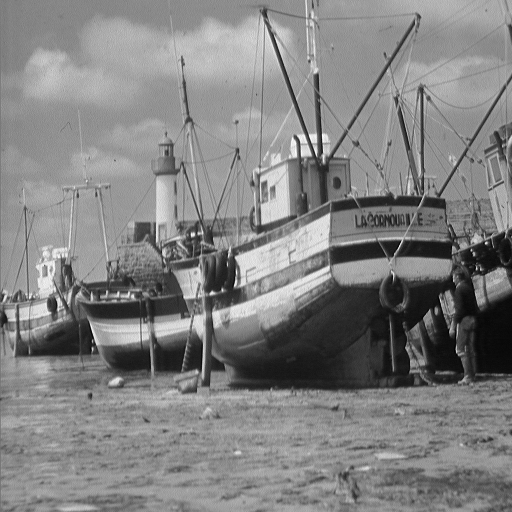
#> input picture AAU/Linear_algebra/practive_problems/Image_Compression_SVD/boat.png, 512 x 512 px
$ python SVD_problem.py
#> lines starting #> are read from the running program, lines starting #| are printed output that depends on the picture
import numpy as np
from PIL import Image
import matplotlib.pyplot as plt

# Load image into a matrix

def load_image(image_path):
#> called with image_path = 'boat.png'
    img = Image.open(image_path).convert("L")  # Load image and convert to grayscale
#> img is the input picture: PIL image 512x512 L; min 0, max 255, mean 129.7
    img_matrix = np.array(img, dtype=np.uint8)  # Convert image to numpy array
    return img_matrix

def perform_SVD(A: np.array) -> tuple:
    # Trin 1: Beregn A^T A og A A^T
    ATA = np.dot(A.T, A)
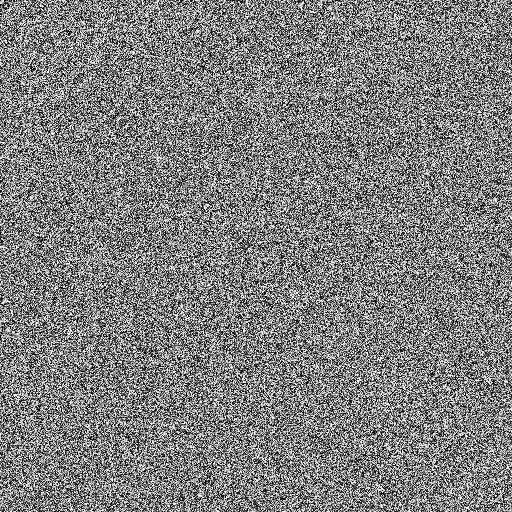
#> ATA: shape (512, 512); min 0, max 255, mean 127
    AAT = np.dot(A, A.T)
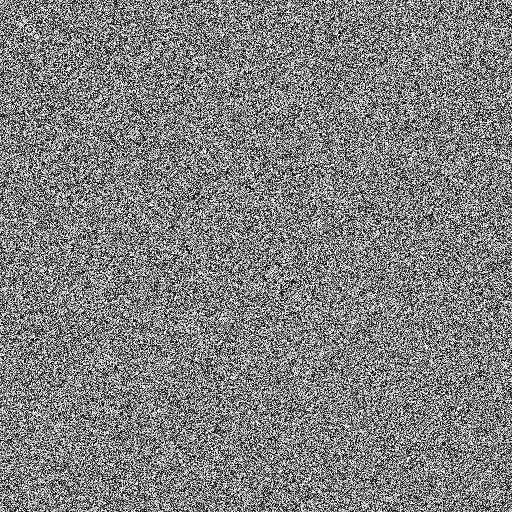
#> AAT: shape (512, 512); min 0, max 255, mean 128

    # Trin 2: Find egenværdier og egenvektorer for A^T A (til V)
    eigenvalues_ATA, V = np.linalg.eigh(ATA)  # eigh for symmetrisk matrix
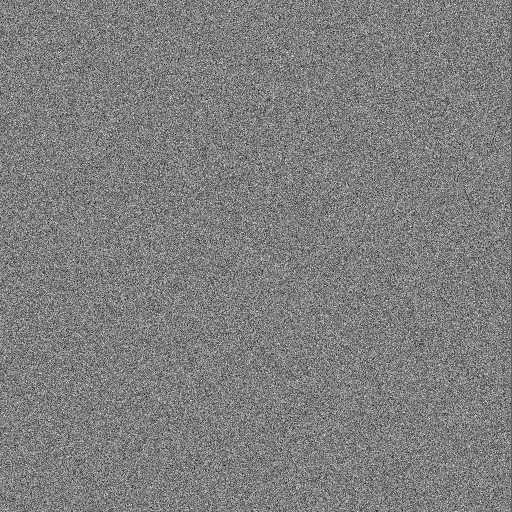
#> V: shape (512, 512) float64; min -0.19, max 0.192, mean -8.58e-05; drawn with min black and max white
#> eigenvalues_ATA = 512 values from -3273.5 to 65050.9
    idx = np.argsort(eigenvalues_ATA)[::-1]  # Sorter faldende
#> idx = 512 values, max 511 at index 0, min 0 at index 511, mean 255.5
    eigenvalues_ATA = eigenvalues_ATA[idx]
#> eigenvalues_ATA = 512 values, max 65050.9 at index 0, min -3273.5 at index 511, mean 132.7
    V = V[:, idx]
    V_T = V.T
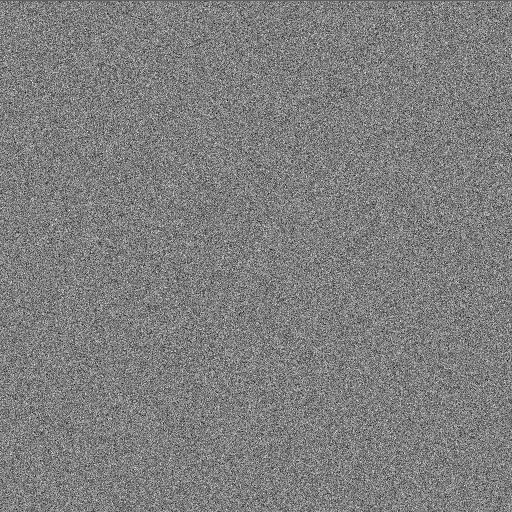
#> V_T: shape (512, 512) float64; min -0.19, max 0.192, mean -8.58e-05; drawn with min black and max white
    # Trin 3: Find egenværdier og egenvektorer for A A^T (til U)
    eigenvalues_AAT, U = np.linalg.eigh(AAT)
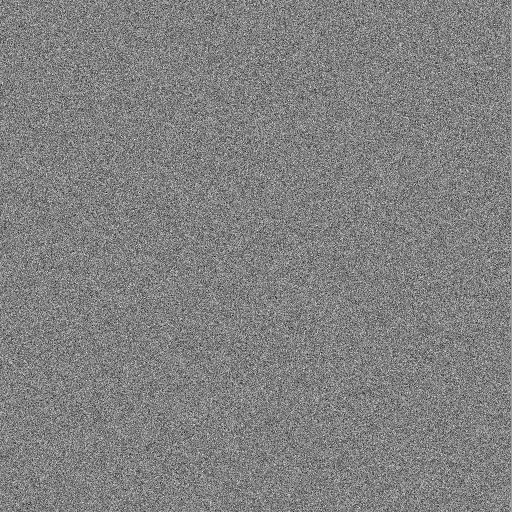
#> U: shape (512, 512) float64; min -0.207, max 0.202, mean 8.63e-05; drawn with min black and max white
#> eigenvalues_AAT = 512 values from -3325.8 to 65593.8
    idx = np.argsort(eigenvalues_AAT)[::-1]
    eigenvalues_AAT = eigenvalues_AAT[idx]
#> eigenvalues_AAT = 512 values, max 65593.8 at index 0, min -3325.8 at index 511, mean 128.7
    U = U[:, idx]
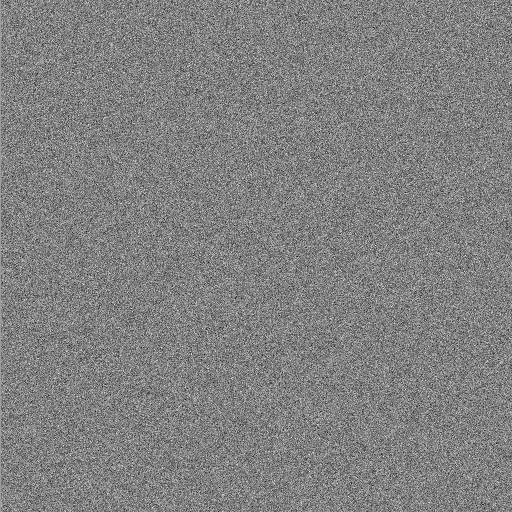
#> U: shape (512, 512) float64; min -0.207, max 0.202, mean 8.63e-05; drawn with min black and max white

    # Trin 4: Konstruér Sigma
    m, n = A.shape
#> m = 512; n = 512
    singular_values = np.sqrt(np.maximum(eigenvalues_ATA, 0))  # Undgå negative værdier
#> singular_values = 512 values, max 255.1 at index 0, min 0 at index 259, mean 18.2
    Sigma = np.zeros((m, n))
    np.fill_diagonal(Sigma, singular_values)
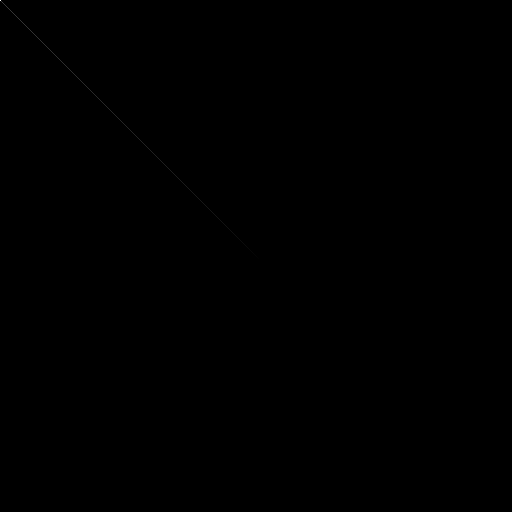
#> Sigma: shape (512, 512) float64; min 0, max 255.1, mean 0; drawn with min black and max white


    return U, Sigma, V_T

def perform_compression(U, Sigma, V_T, k=None):
    A_compressed = None
    if k is not None:
        if k < 1 or k > min(m, n):
            raise ValueError(f"k skal være mellem 1 og {min(m, n)}.")
        U_k = U[:, :k]
        Sigma_k = Sigma[:k, :k]
        V_k_T = V_T[:k, :]
        A_compressed = np.dot(np.dot(U_k, Sigma_k), V_k_T)
    return A_compressed

def visualize_images(original, compressed, k):
    """Visualiserer originale og komprimerede billeder."""
    plt.figure(figsize=(10, 5))

    plt.subplot(1, 2, 1)
    plt.imshow(original, cmap='gray')
    plt.title('Originalt billede')
    plt.axis('off')

    if compressed is not None:
        plt.subplot(1, 2, 2)
        plt.imshow(compressed, cmap='gray')
        plt.title(f'Komprimeret billede (k={k})')
        plt.axis('off')

    plt.tight_layout()
    plt.show()


image_matrix = load_image("boat.png")
U, Sigma, V_T = perform_SVD(image_matrix)
#> (the run stopped early here; a loop or call above may not have finished)
